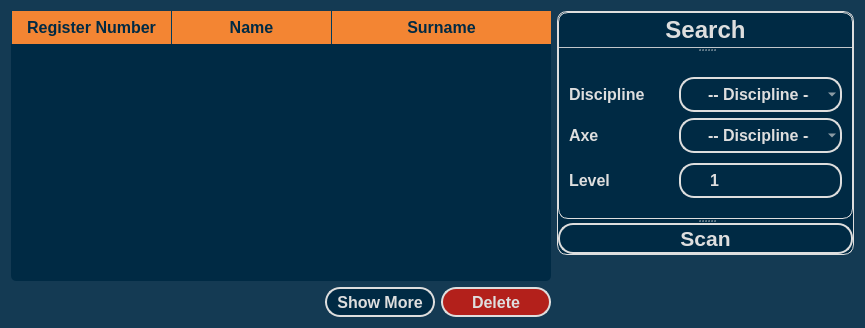
                <widget class="QWidget" name="tab_student_information">
                 <property name="styleSheet">
                  <string notr="true">border: none;
background: rgba(0, 42, 68, 183);
</string>
                 </property>
                 <attribute name="title">
                  <string>Informations</string>
                 </attribute>
                 <layout class="QHBoxLayout" name="horizontalLayout_22">
                  <item>
                   <layout class="QVBoxLayout" name="verticalLayout_16">
                    <item>
                     <widget class="QTableWidget" name="table_students">
                      <property name="sizePolicy">
                       <sizepolicy hsizetype="Expanding" vsizetype="Expanding">
                        <horstretch>0</horstretch>
                        <verstretch>0</verstretch>
                       </sizepolicy>
                      </property>
                      <property name="minimumSize">
                       <size>
                        <width>540</width>
                        <height>270</height>
                       </size>
                      </property>
                      <property name="maximumSize">
                       <size>
                        <width>16777215</width>
                        <height>16777215</height>
                       </size>
                      </property>
                      <property name="cursor" stdset="0">
                       <cursorShape>PointingHandCursor</cursorShape>
                      </property>
                      <property name="styleSheet">
                       <string notr="true">*{
	background: #003C5F;
	font-size: 16px;
	color: #dedede;
}

QTableWidget {
	background: #002A44;
	border-radius: 5px;
}

 QScrollBar:vertical {
	border: none;
    background: rgb(52, 59, 72);
    width: 14px;
    margin: 21px 0 21px 0;
	border-radius: 0px;
 }

 QScrollBar::handle:vertical {	
	background: rgb(85, 170, 255);
    min-height: 25px;
	border-radius: 7px
 }
 QScrollBar::add-line:vertical {
     border: none;
    background: rgb(55, 63, 77);
     height: 20px;
	border-bottom-left-radius: 7px;
    border-bottom-right-radius: 7px;
     subcontrol-position: bottom;
     subcontrol-origin: margin;
 }
 QScrollBar::sub-line:vertical {
	border: none;
    background: rgb(55, 63, 77);
     height: 20px;
	border-top-left-radius: 7px;
    border-top-right-radius: 7px;
     subcontrol-position: top;
     subcontrol-origin: margin;
 }

 QScrollBar::up-arrow:vertical, QScrollBar::down-arrow:vertical {
     background: none;
 }

 QScrollBar::add-page:vertical, QScrollBar::sub-page:vertical {
     background: none;
 }


QHeaderView::section:horizontal {
	background-color: #F38533;
	padding: 5px;
	font-size: 16px;
	font-weight: bold;
	color: #002A44;
	border-radius: 0;
	border-left: 1px solid #003C5F;
}

QTableView::item {
	background: #002A44;
	border-left: 1px solid #003c5f;
	color: #dedede;
	padding-left: 10px;
}

QTableView::item:hover, QTableView::item:selected, QTableView::item:focus {
	background: #003c5f;
	color: #dedede;
}
</string>
                      </property>
                      <property name="frameShape">
                       <enum>QFrame::NoFrame</enum>
                      </property>
                      <property name="verticalScrollBarPolicy">
                       <enum>Qt::ScrollBarAsNeeded</enum>
                      </property>
                      <property name="editTriggers">
                       <set>QAbstractItemView::NoEditTriggers</set>
                      </property>
                      <property name="alternatingRowColors">
                       <bool>false</bool>
                      </property>
                      <property name="selectionMode">
                       <enum>QAbstractItemView::SingleSelection</enum>
                      </property>
                      <property name="selectionBehavior">
                       <enum>QAbstractItemView::SelectRows</enum>
                      </property>
                      <property name="textElideMode">
                       <enum>Qt::ElideLeft</enum>
                      </property>
                      <property name="gridStyle">
                       <enum>Qt::NoPen</enum>
                      </property>
                      <property name="sortingEnabled">
                       <bool>true</bool>
                      </property>
                      <property name="wordWrap">
                       <bool>true</bool>
                      </property>
                      <property name="cornerButtonEnabled">
                       <bool>true</bool>
                      </property>
                      <attribute name="horizontalHeaderCascadingSectionResizes">
                       <bool>true</bool>
                      </attribute>
                      <attribute name="horizontalHeaderMinimumSectionSize">
                       <number>30</number>
                      </attribute>
                      <attribute name="horizontalHeaderDefaultSectionSize">
                       <number>160</number>
                      </attribute>
                      <attribute name="horizontalHeaderStretchLastSection">
                       <bool>true</bool>
                      </attribute>
                      <attribute name="verticalHeaderVisible">
                       <bool>false</bool>
                      </attribute>
                      <attribute name="verticalHeaderStretchLastSection">
                       <bool>false</bool>
                      </attribute>
                      <column>
                       <property name="text">
                        <string>Register Number</string>
                       </property>
                      </column>
                      <column>
                       <property name="text">
                        <string>Name</string>
                       </property>
                      </column>
                      <column>
                       <property name="text">
                        <string>Surname</string>
                       </property>
                      </column>
                     </widget>
                    </item>
                    <item>
                     <layout class="QHBoxLayout" name="horizontalLayout_18">
                      <item>
                       <spacer name="horizontalSpacer_6">
                        <property name="orientation">
                         <enum>Qt::Horizontal</enum>
                        </property>
                        <property name="sizeHint" stdset="0">
                         <size>
                          <width>40</width>
                          <height>20</height>
                         </size>
                        </property>
                       </spacer>
                      </item>
                      <item>
                       <widget class="QPushButton" name="btn_student_show_more">
                        <property name="sizePolicy">
                         <sizepolicy hsizetype="Minimum" vsizetype="Expanding">
                          <horstretch>0</horstretch>
                          <verstretch>0</verstretch>
                         </sizepolicy>
                        </property>
                        <property name="minimumSize">
                         <size>
                          <width>110</width>
                          <height>30</height>
                         </size>
                        </property>
                        <property name="maximumSize">
                         <size>
                          <width>110</width>
                          <height>30</height>
                         </size>
                        </property>
                        <property name="font">
                         <font>
                          <family>Segoe UI</family>
                          <pointsize>12</pointsize>
                          <weight>75</weight>
                          <bold>true</bold>
                         </font>
                        </property>
                        <property name="cursor">
                         <cursorShape>PointingHandCursor</cursorShape>
                        </property>
                        <property name="styleSheet">
                         <string notr="true">QPushButton {
	color: #dedede;
	background: #002A44;
	border: 2px solid #dedede;
	border-radius: 15px;
	padding: 1px 10px;
}

QPushButton:hover {
	background: #003c5f;
	border-color: #F38533;
}

QPushButton:pressed {
	background: #F38533;
}</string>
                        </property>
                        <property name="text">
                         <string>Show More</string>
                        </property>
                       </widget>
                      </item>
                      <item>
                       <widget class="QPushButton" name="btn_student_delete">
                        <property name="sizePolicy">
                         <sizepolicy hsizetype="Minimum" vsizetype="Expanding">
                          <horstretch>0</horstretch>
                          <verstretch>0</verstretch>
                         </sizepolicy>
                        </property>
                        <property name="minimumSize">
                         <size>
                          <width>110</width>
                          <height>30</height>
                         </size>
                        </property>
                        <property name="maximumSize">
                         <size>
                          <width>110</width>
                          <height>30</height>
                         </size>
                        </property>
                        <property name="font">
                         <font>
                          <family>Segoe UI</family>
                          <pointsize>12</pointsize>
                          <weight>75</weight>
                          <bold>true</bold>
                         </font>
                        </property>
                        <property name="cursor">
                         <cursorShape>PointingHandCursor</cursorShape>
                        </property>
                        <property name="styleSheet">
                         <string notr="true">QPushButton {
	color: #dedede;
	background: rgb(179, 32, 27);
	border: 2px solid #dedede;
	border-radius: 15px;
	padding: 1px 10px;
}

QPushButton:hover {
	border-color: #F38533;
}

QPushButton:pressed {
	background: #F38533;
}</string>
                        </property>
                        <property name="text">
                         <string>Delete</string>
                        </property>
                       </widget>
                      </item>
                     </layout>
                    </item>
                   </layout>
                  </item>
                  <item>
                   <layout class="QVBoxLayout" name="verticalLayout_17">
                    <item>
                     <widget class="QSplitter" name="splitter_2">
                      <property name="styleSheet">
                       <string notr="true">QSplitter{
	background: #002A44;
	border: 1px solid #dedede;
	border-radius: 10px;
}</string>
                      </property>
                      <property name="orientation">
                       <enum>Qt::Vertical</enum>
                      </property>
                      <widget class="QSplitter" name="splitter">
                       <property name="sizePolicy">
                        <sizepolicy hsizetype="Expanding" vsizetype="Expanding">
                         <horstretch>0</horstretch>
                         <verstretch>0</verstretch>
                        </sizepolicy>
                       </property>
                       <property name="styleSheet">
                        <string notr="true">background: transparent;</string>
                       </property>
                       <property name="orientation">
                        <enum>Qt::Vertical</enum>
                       </property>
                       <widget class="QLabel" name="student_information_search_label">
                        <property name="sizePolicy">
                         <sizepolicy hsizetype="Expanding" vsizetype="Expanding">
                          <horstretch>0</horstretch>
                          <verstretch>0</verstretch>
                         </sizepolicy>
                        </property>
                        <property name="minimumSize">
                         <size>
                          <width>150</width>
                          <height>35</height>
                         </size>
                        </property>
                        <property name="maximumSize">
                         <size>
                          <width>16777215</width>
                          <height>16777215</height>
                         </size>
                        </property>
                        <property name="font">
                         <font>
                          <family>Segoe UI</family>
                          <pointsize>18</pointsize>
                          <weight>75</weight>
                          <bold>true</bold>
                         </font>
                        </property>
                        <property name="styleSheet">
                         <string notr="true">color: #dedede;
background: transparent;
border-bottom: 1px solid #dededede;</string>
                        </property>
                        <property name="text">
                         <string>Search</string>
                        </property>
                        <property name="alignment">
                         <set>Qt::AlignCenter</set>
                        </property>
                       </widget>
                       <widget class="QWidget" name="layoutWidget">
                        <layout class="QVBoxLayout" name="verticalLayout_15">
                         <property name="spacing">
                          <number>10</number>
                         </property>
                         <property name="leftMargin">
                          <number>10</number>
                         </property>
                         <property name="rightMargin">
                          <number>10</number>
                         </property>
                         <property name="bottomMargin">
                          <number>20</number>
                         </property>
                         <item>
                          <layout class="QHBoxLayout" name="horizontalLayout_19">
                           <property name="topMargin">
                            <number>25</number>
                           </property>
                           <item>
                            <widget class="QLabel" name="student_name_label_2">
                             <property name="sizePolicy">
                              <sizepolicy hsizetype="Preferred" vsizetype="Expanding">
                               <horstretch>0</horstretch>
                               <verstretch>0</verstretch>
                              </sizepolicy>
                             </property>
                             <property name="minimumSize">
                              <size>
                               <width>100</width>
                               <height>35</height>
                              </size>
                             </property>
                             <property name="maximumSize">
                              <size>
                               <width>150</width>
                               <height>16777215</height>
                              </size>
                             </property>
                             <property name="font">
                              <font>
                               <family>Segoe UI</family>
                               <pointsize>12</pointsize>
                               <weight>75</weight>
                               <bold>true</bold>
                              </font>
                             </property>
                             <property name="styleSheet">
                              <string notr="true">color: #dedede;
background: transparent;</string>
                             </property>
                             <property name="text">
                              <string>Discipline</string>
                             </property>
                            </widget>
                           </item>
                           <item>
                            <widget class="QComboBox" name="student_discipline_info_comboBox">
                             <property name="sizePolicy">
                              <sizepolicy hsizetype="Expanding" vsizetype="Expanding">
                               <horstretch>0</horstretch>
                               <verstretch>0</verstretch>
                              </sizepolicy>
                             </property>
                             <property name="minimumSize">
                              <size>
                               <width>150</width>
                               <height>35</height>
                              </size>
                             </property>
                             <property name="maximumSize">
                              <size>
                               <width>250</width>
                               <height>35</height>
                              </size>
                             </property>
                             <property name="font">
                              <font>
                               <family>Segoe UI</family>
                               <pointsize>12</pointsize>
                               <weight>75</weight>
                               <bold>true</bold>
                              </font>
                             </property>
                             <property name="cursor">
                              <cursorShape>PointingHandCursor</cursorShape>
                             </property>
                             <property name="styleSheet">
                              <string notr="true">QComboBox {
	padding: 0 15px 0 27px;
	border: 2px solid #dedede;
	color: #dedede;
	background: transparent;
	border-radius: 15px;
}

QComboBox QAbstractItemView {
	color: #dedede;
	padding: 10px;
	selection-background-color: #F38533;
}

QComboBox:hover {
	border-color: #F38533;
}

</string>
                             </property>
                             <property name="placeholderText">
                              <string>-- Discipline --</string>
                             </property>
                             <item>
                              <property name="text">
                               <string>GIT</string>
                              </property>
                             </item>
                             <item>
                              <property name="text">
                               <string>TTIC</string>
                              </property>
                             </item>
                             <item>
                              <property name="text">
                               <string>GP</string>
                              </property>
                             </item>
                             <item>
                              <property name="text">
                               <string>GAM</string>
                              </property>
                             </item>
                             <item>
                              <property name="text">
                               <string>ROI</string>
                              </property>
                             </item>
                             <item>
                              <property name="text">
                               <string>GESI</string>
                              </property>
                             </item>
                             <item>
                              <property name="text">
                               <string>GC</string>
                              </property>
                             </item>
                             <item>
                              <property name="text">
                               <string>TAU</string>
                              </property>
                             </item>
                            </widget>
                           </item>
                          </layout>
                         </item>
                         <item>
                          <layout class="QHBoxLayout" name="horizontalLayout_20">
                           <item>
                            <widget class="QLabel" name="student_name_label_3">
                             <property name="sizePolicy">
                              <sizepolicy hsizetype="Preferred" vsizetype="Expanding">
                               <horstretch>0</horstretch>
                               <verstretch>0</verstretch>
                              </sizepolicy>
                             </property>
                             <property name="minimumSize">
                              <size>
                               <width>100</width>
                               <height>35</height>
                              </size>
                             </property>
                             <property name="maximumSize">
                              <size>
                               <width>150</width>
                               <height>16777215</height>
                              </size>
                             </property>
                             <property name="font">
                              <font>
                               <family>Segoe UI</family>
                               <pointsize>12</pointsize>
                               <weight>75</weight>
                               <bold>true</bold>
                              </font>
                             </property>
                             <property name="styleSheet">
                              <string notr="true">color: #dedede;
background: transparent;</string>
                             </property>
                             <property name="text">
                              <string>Axe</string>
                             </property>
                            </widget>
                           </item>
                           <item>
                            <widget class="QComboBox" name="student_axe_info_comboBox">
                             <property name="sizePolicy">
                              <sizepolicy hsizetype="Expanding" vsizetype="Expanding">
                               <horstretch>0</horstretch>
                               <verstretch>0</verstretch>
                              </sizepolicy>
                             </property>
                             <property name="minimumSize">
                              <size>
                               <width>150</width>
                               <height>35</height>
                              </size>
                             </property>
                             <property name="maximumSize">
                              <size>
                               <width>250</width>
                               <height>35</height>
                              </size>
                             </property>
                             <property name="font">
                              <font>
                               <family>Segoe UI</family>
                               <pointsize>12</pointsize>
                               <weight>75</weight>
                               <bold>true</bold>
                              </font>
                             </property>
                             <property name="cursor">
                              <cursorShape>PointingHandCursor</cursorShape>
                             </property>
                             <property name="styleSheet">
                              <string notr="true">QComboBox {
	padding: 0 15px 0 27px;
	border: 2px solid #dedede;
	color: #dedede;
	background: transparent;
	border-radius: 15px;
}

QComboBox QAbstractItemView {
	color: #dedede;
	padding: 10px;
	selection-background-color: #F38533;
}

QComboBox:hover {
	border-color: #F38533;
}

</string>
                             </property>
                             <property name="placeholderText">
                              <string>-- Discipline --</string>
                             </property>
                             <item>
                              <property name="text">
                               <string>GLO</string>
                              </property>
                             </item>
                             <item>
                              <property name="text">
                               <string>GRT</string>
                              </property>
                             </item>
                            </widget>
                           </item>
                          </layout>
                         </item>
                         <item>
                          <layout class="QHBoxLayout" name="horizontalLayout_21">
                           <item>
                            <widget class="QLabel" name="student_name_label_4">
                             <property name="sizePolicy">
                              <sizepolicy hsizetype="Preferred" vsizetype="Expanding">
                               <horstretch>0</horstretch>
                               <verstretch>0</verstretch>
                              </sizepolicy>
                             </property>
                             <property name="minimumSize">
                              <size>
                               <width>100</width>
                               <height>35</height>
                              </size>
                             </property>
                             <property name="maximumSize">
                              <size>
                               <width>150</width>
                               <height>16777215</height>
                              </size>
                             </property>
                             <property name="font">
                              <font>
                               <family>Segoe UI</family>
                               <pointsize>12</pointsize>
                               <weight>75</weight>
                               <bold>true</bold>
                              </font>
                             </property>
                             <property name="styleSheet">
                              <string notr="true">color: #dedede;
background: transparent;</string>
                             </property>
                             <property name="text">
                              <string>Level</string>
                             </property>
                            </widget>
                           </item>
                           <item>
                            <widget class="QSpinBox" name="student_level_info_spinBox">
                             <property name="sizePolicy">
                              <sizepolicy hsizetype="Expanding" vsizetype="Expanding">
                               <horstretch>0</horstretch>
                               <verstretch>0</verstretch>
                              </sizepolicy>
                             </property>
                             <property name="minimumSize">
                              <size>
                               <width>150</width>
                               <height>35</height>
                              </size>
                             </property>
                             <property name="maximumSize">
                              <size>
                               <width>250</width>
                               <height>35</height>
                              </size>
                             </property>
                             <property name="font">
                              <font>
                               <family>Segoe UI</family>
                               <pointsize>12</pointsize>
                               <weight>75</weight>
                               <bold>true</bold>
                              </font>
                             </property>
                             <property name="styleSheet">
                              <string notr="true">QSpinBox {
	padding: 0 15px 0 27px;
	border: 2px solid #dedede;
	color: #dedede;
	background: transparent;
	border-radius: 15px;
}

QSpinBox:hover, QSpinBox:focus {
	border-color: #F38533;
}</string>
                             </property>
                             <property name="minimum">
                              <number>1</number>
                             </property>
                             <property name="maximum">
                              <number>5</number>
                             </property>
                            </widget>
                           </item>
                          </layout>
                         </item>
                        </layout>
                       </widget>
                      </widget>
                      <widget class="QPushButton" name="btn_scan_student">
                       <property name="sizePolicy">
                        <sizepolicy hsizetype="Minimum" vsizetype="Expanding">
                         <horstretch>0</horstretch>
                         <verstretch>0</verstretch>
                        </sizepolicy>
                       </property>
                       <property name="minimumSize">
                        <size>
                         <width>120</width>
                         <height>0</height>
                        </size>
                       </property>
                       <property name="maximumSize">
                        <size>
                         <width>300</width>
                         <height>35</height>
                        </size>
                       </property>
                       <property name="font">
                        <font>
                         <family>Segoe UI</family>
                         <pointsize>16</pointsize>
                         <weight>75</weight>
                         <bold>true</bold>
                        </font>
                       </property>
                       <property name="cursor">
                        <cursorShape>PointingHandCursor</cursorShape>
                       </property>
                       <property name="styleSheet">
                        <string notr="true">QPushButton {
	color: #dedede;
	background: #002A44;
	border: 2px solid #dedede;
	border-radius: 15px;
	padding: 1px 10px;
}

QPushButton:hover {
	background: #003c5f;
	border-color: #F38533;
}

QPushButton:pressed {
	background: #F38533;
}


QPushButton:!enabled
{
     background-color: #004c5f;
   	 border-right: 5px solid #dedede;
   	 border-left: 5px solid #dedede;
}
</string>
                       </property>
                       <property name="text">
                        <string>Scan</string>
                       </property>
                      </widget>
                     </widget>
                    </item>
                    <item>
                     <spacer name="verticalSpacer_2">
                      <property name="orientation">
                       <enum>Qt::Vertical</enum>
                      </property>
                      <property name="sizeHint" stdset="0">
                       <size>
                        <width>20</width>
                        <height>40</height>
                       </size>
                      </property>
                     </spacer>
                    </item>
                   </layout>
                  </item>
                 </layout>
                </widget>
